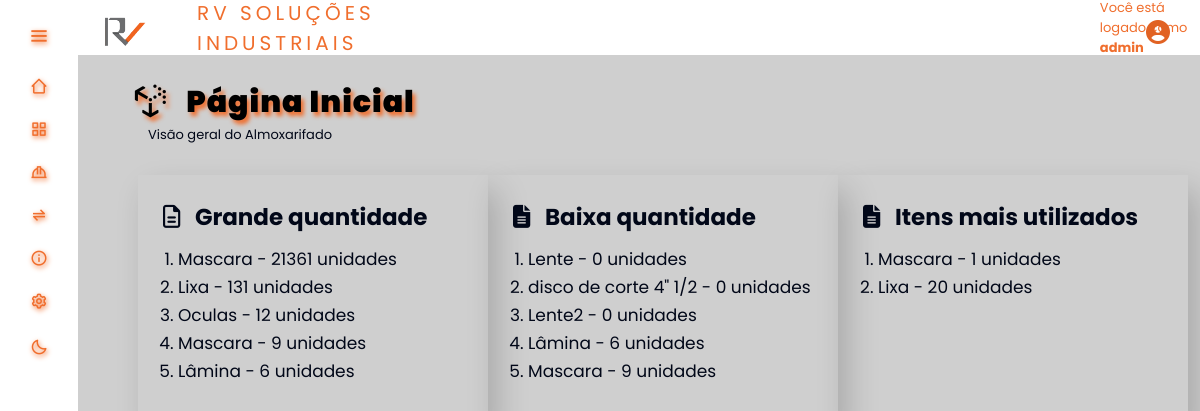
The page /telas/index.php (signed in) on the database as committed earlier.
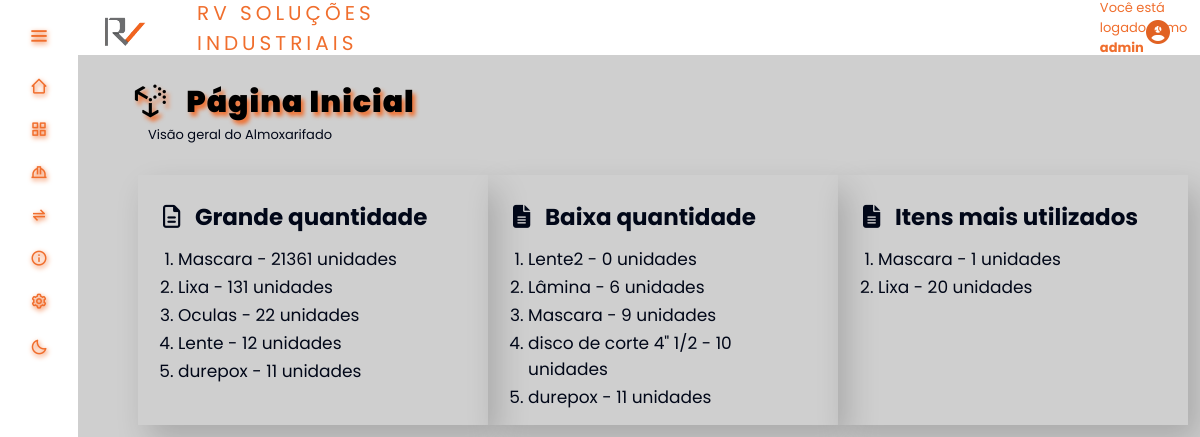
The same page on the database as committed later.
### tables this page shows
CREATE TABLE `produto` (
  `id_produto` int(11) NOT NULL,
  `Quantidade` int(11) DEFAULT NULL,
  `Valor` decimal(6,2) DEFAULT NULL,
  `Modelo` varchar(100) DEFAULT NULL,
  `Descricao` varchar(100) DEFAULT NULL,
  `Tipo` int(11) DEFAULT NULL,
  `Fornecedor_id` int(11) DEFAULT NULL
);

CREATE TABLE `movimentacao` (
  `id_mov` int(11) NOT NULL,
  `Data` datetime DEFAULT NULL,
  `QntdModificada` int(11) DEFAULT NULL,
  `Produto_id` int(11) DEFAULT NULL,
  `Usuario_id` int(11) DEFAULT NULL,
  `Funcionario_id` int(11) DEFAULT NULL
);

### telas/function.php (called while the page is built, shortened)
<?php
function maisUtilizados(){
    $movimentacoes = innerJoin2("id_mov, id_produto, COUNT(Produto_id) AS total_saidas, SUM(CASE WHEN QntdModificada < 0 THEN QntdModificada ELSE 0 END) AS quantidade,
    Descricao, Funcionario_id, QntdModificada, Data, Produto_id", "movimentacao", "produto",
    "movimentacao.Produto_id", "produto.id_produto", "0", "DESC");
}
    function grandeQtd() {
        $produtos = quantities("produto", "DESC");
    }
    function poucaQtd() {
        $poucos = quantities("produto", "ASC");
    }
    function innerJoin2 ($data = null, $table = null, $tableInner = null, $table01Column = null,$dataInner = null, $sai = null, $p = null) {
        $database = open_database();
        $found = null;
        try{
            if($p) {
              $sql = "SELECT " . $data . " FROM " . $table . " INNER JOIN " . $tableInner . " ON " . $table01Column . "=" . $dataInner . " WHERE QntdModificada < " . $sai . " GROUP BY Descricao ORDER BY quantidade " . $p . " LIMIT 5";
              $result = $database->query($sql);
              if($result->num_rows > 0)  {
                  $found = array();
                  while ($row = $result->fetch_assoc()) {
                    array_push($found, $row);
                  }
              } else{
                  throw new Exception("Não foram encontrados registros de dados!");
              }
            }
        } catch (Exception $e)  {
            $_SESSION['message'] = "Ocorreu um erro: " . $e->getMessage();
            $_SESSION['type'] = "danger";
        }
        return $found;
    }
    function quantities ($table = null, $p = null) {
        $database = open_database();
        $found = null;
        try{
            if($p) {
                $sql = "SELECT * FROM " . $table . " ORDER BY Quantidade " . $p . " LIMIT 5";
                $result = $database->query($sql);
                if($result->num_rows > 0) {
                    $found = array();
                    while ($row = $result->fetch_assoc()) {
                    array_push($found, $row);
                }
              } else{
                  throw new Exception("Não foram encontrados registros de dados!");
              }
            }
        } catch (Exception $e)  {
            $_SESSION['message'] = "Ocorreu um erro: " . $e->getMessage();
            $_SESSION['type'] = "danger";
        }
        return $found;
    }

### telas/index.php (the view, shortened to what the changed rows need)
<?php
    require_once('function.php');
    grandeQtd();
    poucaQtd();
    maisUtilizados();
?>
<!DOCTYPE html>
<html>
    <head>
                <link rel="stylesheet" href="<?php echo BASEURL; ?>css/styleIndex.css"/>
                <link rel="stylesheet" href="<?php echo BASEURL; ?>inc/style.css"/>
                <link rel="stylesheet" href="<?php echo BASEURL; ?>inc/styleDark.css">
                <link rel="stylesheet" href="https://cdnjs.cloudflare.com/ajax/libs/font-awesome/6.4.2/css/all.min.css"
 />
    </head>
    <body>
      <div class="tittleIndex">
        <h2 class="tituloIdx"><i class="fa-brands fa-uncharted fa-lg"></i> &nbsp; Página Inicial</h2>
      </div>
      <main>
        <div id="boxes" class="boxes">
          <div class="hidden">
            <div id="caixa01" class="box">
              <?php
                if ($produtos) :
                  echo '<ol style="margin: 10px 0 0 15px; font-size:17px; color: var(--search-text);">';
                  foreach ($produtos as $produto) :
                    echo '<li style="margin: 2px 0 0 0;">' . $produto['Descricao'] . ' - ' . $produto['Quantidade'] . ' unidades ' . '</li>';
                  endforeach;
                  echo '</ol>';
                else :
                  echo 'Nenhum produto está com quantidade maior que 35 unidades.';
                endif;
              ?>
            </div>
          </div>
          <div class="hidden">
            <div id="caixa02" class="box">
              <?php
                if ($poucos) :
                  echo '<ol style="margin: 10px 0 0 15px; font-size:17px; color: var(--search-text);">';
                  foreach ($poucos as $produto) :
                    if($produto['Quantidade'] === null){
                      echo '<li style="margin: 2px 0 0 0;">' . $produto['Descricao'] . ' - ' . "0" . ' unidades ' . '</li>';
                    }else {
                      echo '<li style="margin: 2px 0 0 0;">' . $produto['Descricao'] . ' - ' . $produto['Quantidade'] . ' unidades ' . '</li>';
                    }
                  endforeach;
                  echo '</ol>';
                else :
                  echo 'Nenhum produto está com quantidade menor que 10 unidades.';
                endif;
              ?>
            </div>
          </div>
          <div class="hidden">
            <div id="caixa03" class="box">
              <?php
                if ($movimentacoes) :
                  echo '<ol style="margin: 10px 0 0 15px; font-size:17px; color: var(--search-text);">';
                    foreach ($movimentacoes as $produto) :
                        echo '<li style="margin: 2px 0 0 0;">' . $produto['Descricao'] . ' - ' . abs($produto['quantidade']) . ' unidades ' . '</li>';
                    endforeach;
                  echo '</ol>';
                endif;
              ?>
            </div>
          </div>
        </div>
      </main>
    </body>
</html>

Rows that differ between the two databases and show on the page:
no longer on one of the page's lists (row unchanged): produto: Descricao "Lâmina", Quantidade "6"
no longer on one of the page's lists (row unchanged): produto: Descricao "Mascara", Quantidade "9"
changed produto "Oculas": Quantidade "12" → "22"
changed produto "Lente": moves from the list under "Baixa quantidade" to the list under "Grande quantidade"
added produto: Descricao "durepox", Quantidade "11"
changed produto "Lente2": Quantidade (not shown) → "0"
changed produto "disco de corte 4\" 1/2": Quantidade (not shown) → "10"; moves down the list
